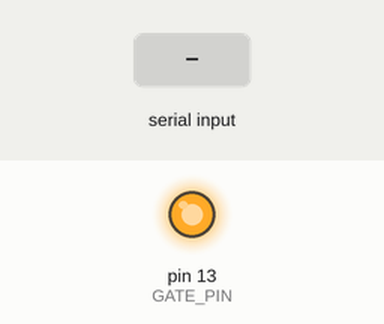
Simulated run of this sketch. Board: Arduino Uno, built with avr-gcc and run on an emulated ATmega328P. Parts: output pins drawn as LEDs (lit = HIGH). The test bench sets the inputs (shaded band).

Above: at 1.2 s.
1.3 s: "0" received over Serial
At 2.2 s:
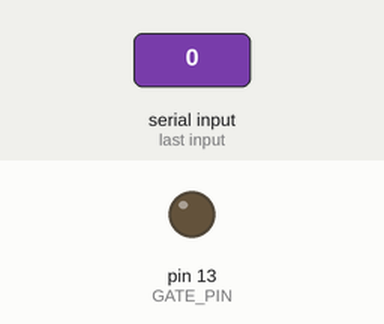
2.8 s: "1" received over Serial
At 3.4 s:
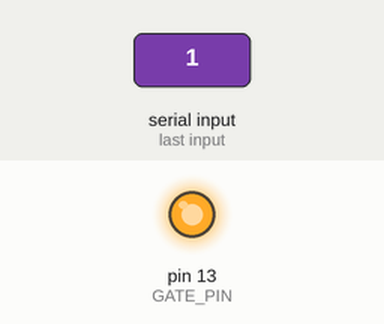
Timing chart, 0 to 5.8 s (numbered marks = the images above; inputs shaded):
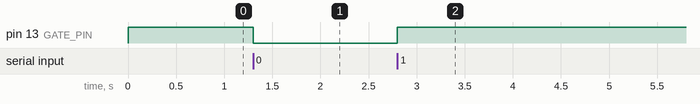

Measured:
- after the input at 1.3 s, pin 13 (GATE_PIN): HIGH → LOW at once
- after the input at 2.8 s, pin 13 (GATE_PIN): LOW → HIGH at once

The sketch:

sonicNudge_on_off.ino
```cpp
// Arduino: D7 starts ON, then listens to serial for on/off

const int GATE_PIN = 13;

void setup() {
  pinMode(GATE_PIN, OUTPUT);
  digitalWrite(GATE_PIN, HIGH);   // start ON

  Serial.begin(115200);
}

void loop() {
  // Process all incoming bytes as soon as they arrive
  while (Serial.available() > 0) {
    char c = Serial.read();

    if (c == '0') {
      digitalWrite(GATE_PIN, LOW);   // OFF
      // Serial.println("D13 OFF");   // optional debug
    }
    else if (c == '1') {
      digitalWrite(GATE_PIN, HIGH);  // ON
      // Serial.println("D13 ON");    // optional debug
    }
    // ignore any other characters
  }
}


//void loop() {
//  if (Serial.available() > 0) {
//    String cmd = Serial.readStringUntil('\n');
//    cmd.trim();  // remove \r\n and spaces
//
//    if (cmd == "off" || cmd == "0") {
//      digitalWrite(GATE_PIN, LOW);
////      Serial.println("D13 OFF");
//    } else if (cmd == "on" || cmd == "1") {
//      digitalWrite(GATE_PIN, HIGH);
////      Serial.println("D12 ON");
//    }
//  }
//}
```
